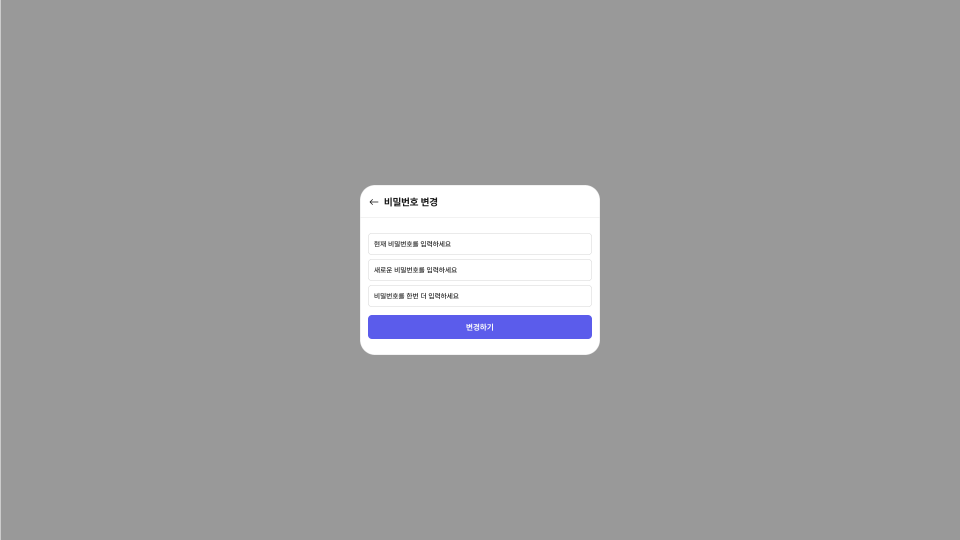
#> input picture tests/visual/reference/password-edit-modal.png, 1920 x 1080 px (shown at 1/2 size)
$ python generate_password_edit_visuals.py
#> lines starting #> are read from the running program, lines starting #| are printed output that depends on the picture
#!/usr/bin/env python3
from __future__ import annotations
import shutil, subprocess, sys
from pathlib import Path
from PIL import Image

ROOT = Path(__file__).resolve().parents[3]
VISUAL = ROOT / "tests" / "visual"
CANONICAL = VISUAL / "reference" / "password-edit-modal.png"
COMPARE = VISUAL / "scripts" / "compare_visual.py"
STATES = ("password-edit-modal", "password-edit-modal-validation", "password-edit-modal-enabled", "password-edit-modal-pending", "password-edit-modal-failure")

def compare(state: str, reference: Path | None = None) -> None:
    supplied = reference is not None
    reference = reference or VISUAL / "reference" / f"{state}.png"
    if state != "password-edit-modal" and not supplied:
        shutil.copyfile(CANONICAL, reference)
    subprocess.run([sys.executable, str(COMPARE), str(reference.relative_to(ROOT)), str((VISUAL / "actual" / f"{state}.png").relative_to(ROOT)), str((VISUAL / "overlay" / f"{state}.png").relative_to(ROOT)), str((VISUAL / "diff" / f"{state}.png").relative_to(ROOT)), str((VISUAL / "report" / f"{state}.json").relative_to(ROOT))], cwd=ROOT, check=True)

def main() -> None:
    crop = VISUAL / "reference" / "password-edit-modal-crop.png"
    Image.open(CANONICAL).crop((720, 370, 1200, 710)).save(crop)
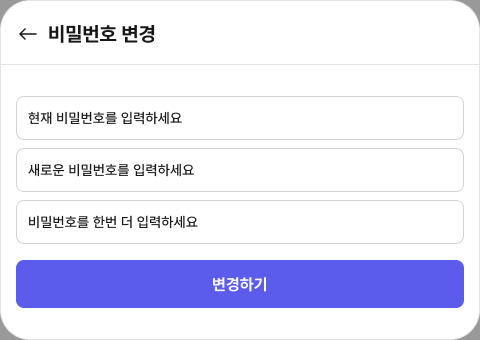
#> saved as password-edit-modal-crop.png: PIL image 480x340 RGBA; mean R, G, B, A 228.3, 228.4, 247, 255
    for state in STATES: compare(state)
    compare("password-edit-modal-crop", crop)

#> (the run stopped early here; a loop or call above may not have finished)

$ run again, with tests/visual/actual/account-delete-confirm-cancel-focus.png copied over tests/visual/reference/password-edit-modal.png
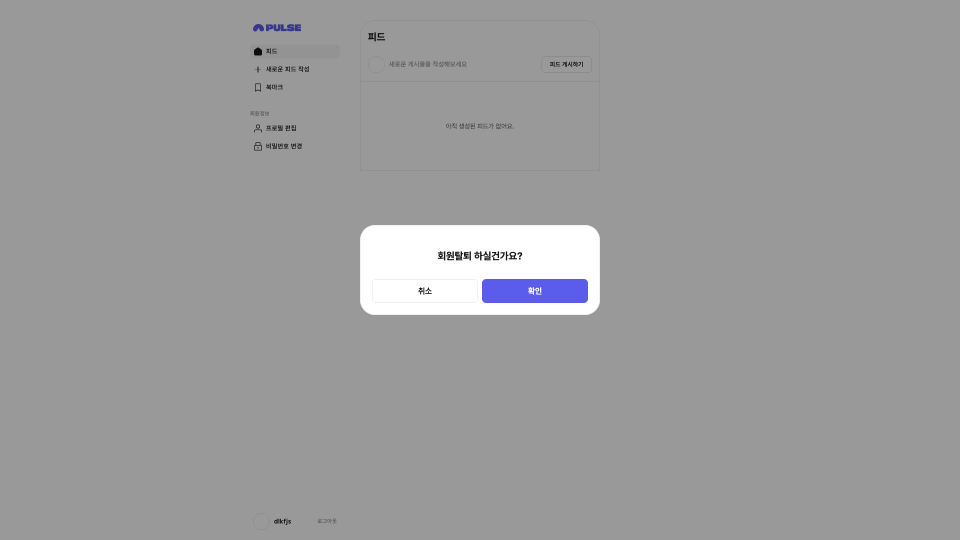
#> input picture tests/visual/actual/account-delete-confirm-cancel-focus.png, 1920 x 1080 px (shown at 1/2 size)
#> in main, `Image.open(CANONICAL).crop((720, 370, 1200, 710)).save(crop)`:
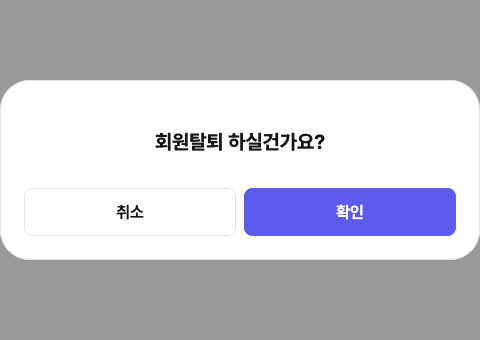
#> saved as password-edit-modal-crop.png: PIL image 480x340 RGB; mean R, G, B 194.2, 194.2, 202.9
